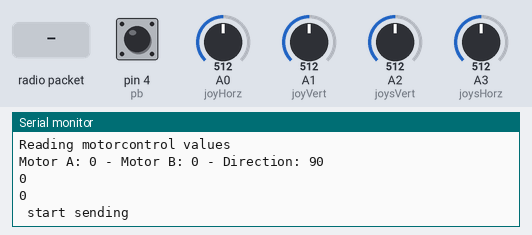
The sketch below on a simulated Arduino Uno, built with avr-gcc and run on an emulated ATmega328P. On the bench: the last lines printed to the serial monitor. Inputs (shaded band) come from the test bench; at power-on: A0 (joyHorz) = 512, A1 (joyVert) = 512, A2 (joysVert) = 512, A3 (joysHorz) = 512, pin 4 (pb) HIGH. No radio packets arrive unless stated.

Above: at 1.2 s.
1.3 s: A0 (joyHorz) set to 450
At 2.19 s:
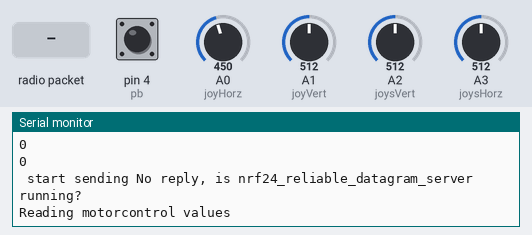
5.8 s: radio packet "1" arrives
7.3 s: A1 (joyVert) set to 450
At 8.12 s:
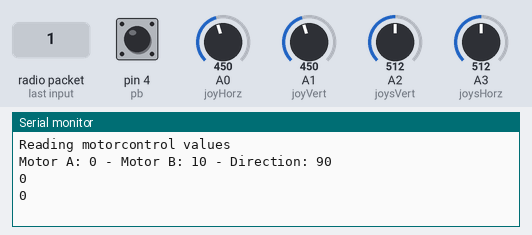
8.8 s: A2 (joysVert) set to 450
10.3 s: radio packet "0" arrives
At 10.3 s:
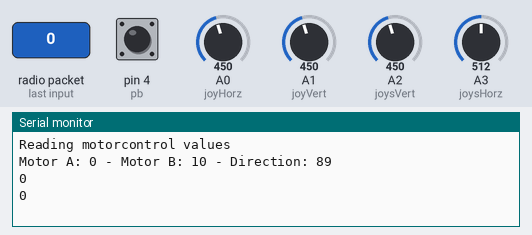
11.8 s: A3 (joysHorz) set to 450
At 12.63 s:
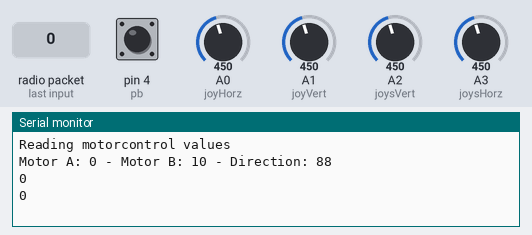
Timing chart, 0 to 14.3 s (numbered marks = the images above; inputs shaded):
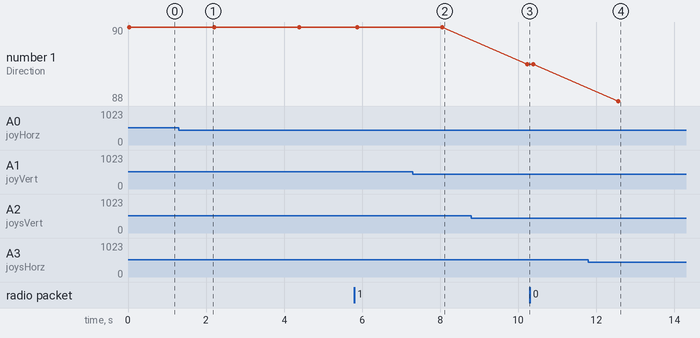

The sketch:

transmitter.ino
```cpp
#include <RHReliableDatagram.h>
#include <RH_NRF24.h>
#include <SPI.h>
#define joyVert A1
#define joyHorz A0
#define joysVert A2
#define joysHorz A3
#define button 7
#define pb 4

// Define Joystick Values - Start at 512 (middle position)
int joyposVert = 512;
int joyposHorz = 512;
int joysposVert = 512;
int joysposHorz = 512;
boolean state=0;
#define CLIENT_ADDRESS 1
#define SERVER_ADDRESS 2

// Create an instance of the radio driver
RH_NRF24 RadioDriver;

// Sets the radio driver to NRF24 and the client address to 1
RHReliableDatagram RadioManager(RadioDriver, CLIENT_ADDRESS);

// Declare unsigned 8-bit motorcontrol array
// 2 Bytes for motor speeds plus 1 byte for direction control
uint8_t motorcontrol[7];
//uint8_t motorcontrol[5];

// Define the Message Buffer
uint8_t buf[5];

void setup()
{
  // Setup Serial Monitor
  Serial.begin(9600);

  // Initialize RadioManager with defaults - 2.402 GHz (channel 2), 2Mbps, 0dBm
  if (!RadioManager.init())
    Serial.println("init failed");
  pinMode(button,INPUT_PULLUP);
  pinMode(pb,INPUT_PULLUP);
  pinMode(joysVert,INPUT);
  pinMode(joysHorz,INPUT);

  // Set initial motor direction as forward
  motorcontrol[2] = 90;
 motorcontrol[3]=0;
}

void loop()
{
  // Print to Serial Monitor
  Serial.println("Reading motorcontrol values ");

  // Read the Joystick X and Y positions
  joyposVert = analogRead(joyVert);
  joyposHorz = analogRead(joyHorz);
  joysposVert = analogRead(joysVert);
  joysposHorz = analogRead(joysHorz);
//heaad part
  if (joysposVert <460)
  {
    motorcontrol[2]=map(joysposVert,460,0,90,0);
  }
  else if (joysposVert >560)
  {
    motorcontrol[2]=map(joysposVert,560,1023,90,180);
    }
else
  {
    // This is Stopped
    motorcontrol[2] = 90;
}
    if (joysposHorz <460)
  {
    motorcontrol[2]=map(joysposHorz,0,460,0,90);
  }
  else if (joysposHorz >560)
  {
    motorcontrol[2]=map(joysposHorz,560,1023,90,180);
    }
else
  {
    // This is Stopped
    motorcontrol[5] = 90;
}//base part

  if (joyposVert < 460)
  {
    //set direction backwards
  //  motorcontrol[2]=1;
    motorcontrol[0] = map(joyposVert, 460, 0, 0, 255);
    motorcontrol[1] = map(joyposVert, 460, 0, 0, 255);

  }
  else if (joyposVert > 564)
  {
    // This is Forward
    // Set Motors forward
    //motorcontrol[2] = 0;

    //Determine Motor Speeds
    motorcontrol[0] = map(joyposVert, 564, 1023, 0, 255);
    motorcontrol[1] = map(joyposVert, 564, 1023, 0, 255);

  }
  else
  {
    // This is Stopped
    motorcontrol[0] = 0;
    motorcontrol[1] = 0;
//    motorcontrol[2] = 0;

  }

  // Now do the steering
  // The Horizontal position will "weigh" the motor speed
  // Values for each motor

  if (joyposHorz < 460)
  {
    // Move Left
    // As we are going left we need to reverse readings
    // Map the number to a value of 255 maximum
    joyposHorz = map(joyposHorz, 460, 0, 0, 255);

    motorcontrol[0] = motorcontrol[0] - joyposHorz;
    motorcontrol[1] = motorcontrol[1] + joyposHorz;

    // Don't exceed range of 0-255 for motor speeds
    if (motorcontrol[0] < 0)motorcontrol[0] = 0;
    if (motorcontrol[1] > 255)motorcontrol[1] = 255;

  }
  else if (joyposHorz > 564)
  {
    // Move Right
    // Map the number to a value of 255 maximum
    joyposHorz = map(joyposHorz, 564, 1023, 0, 255);

    motorcontrol[0] = motorcontrol[0] + joyposHorz;
    motorcontrol[1] = motorcontrol[1] - joyposHorz;

    // Don't exceed range of 0-255 for motor speeds
    if (motorcontrol[0] > 255)motorcontrol[0] = 255;
    if (motorcontrol[1] < 0)motorcontrol[1] = 0;

  }

  // Adjust to prevent "buzzing" at very low speed
  if (motorcontrol[0] < 8)motorcontrol[0] = 0;
  if (motorcontrol[1] < 8)motorcontrol[1] = 0;
  state = digitalRead(pb);
  if(state==LOW)
  {
    //motorcontrol[0]=0;
  motorcontrol[4]=1;
 //   delay(200);
  }
  else
  {
    motorcontrol[4]=0;
  }
//  motorcontrol[6]=0;
/*  if(pb==0)
  {
  //motorcontrol[4]=1;
  }
else
  motorcontrol[4]=0;
*/
  //Display the Motor Control values in the serial monitor.
  Serial.print("Motor A: ");
  Serial.print(motorcontrol[0]);
  Serial.print(" - Motor B: ");
  Serial.print(motorcontrol[1]);
  Serial.print(" - Direction: ");
  Serial.println(motorcontrol[2]);
  Serial.println(motorcontrol[3]);
  Serial.println(motorcontrol[4]);

  //Send a message containing Motor Control data to manager_server
  if (RadioManager
  .sendtoWait(motorcontrol, sizeof(motorcontrol), SERVER_ADDRESS))
  {
    Serial.print(" start sending ");
    // Now wait for a reply from the server
    uint8_t len = sizeof(buf);
    uint8_t from;
    if (RadioManager.recvfromAckTimeout(buf, &len, 2000, &from))
    {
      Serial.print("got reply from : 0x");
      Serial.print(from, HEX);
      Serial.print(": ");
      Serial.println((char*)buf);
    }
    else
    {
      Serial.println("No reply, is nrf24_reliable_datagram_server running?");
    }
  }
  else
    Serial.println("sendtoWait failed");

//delay(10); // Wait a bit before next transmission
}
```

Measured:
- after the input at 7.3 s, the serial monitor: prints a new line after 0.76 s (image 2)
- after the input at 11.8 s, the serial monitor: prints a new line after 0.77 s (image 4)
- plotted number 1: 90 → 89 after the input at 8.8 s, 89 → 88 after the input at 11.8 s
